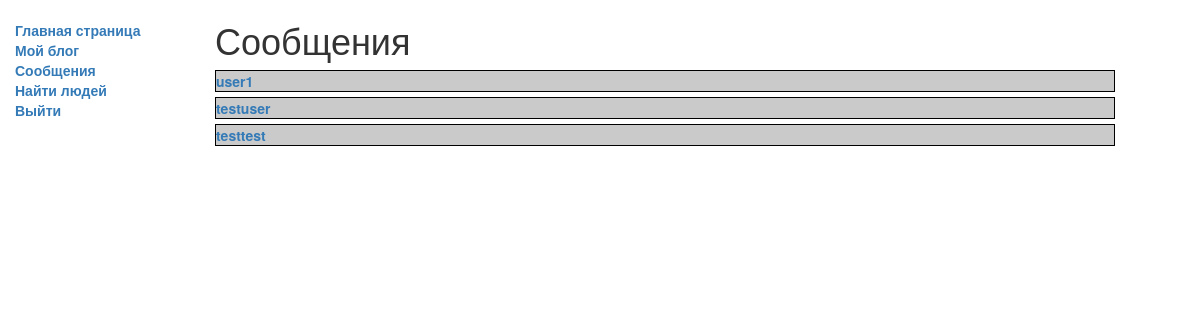
The page /chat/ (signed in) on the database as committed earlier.
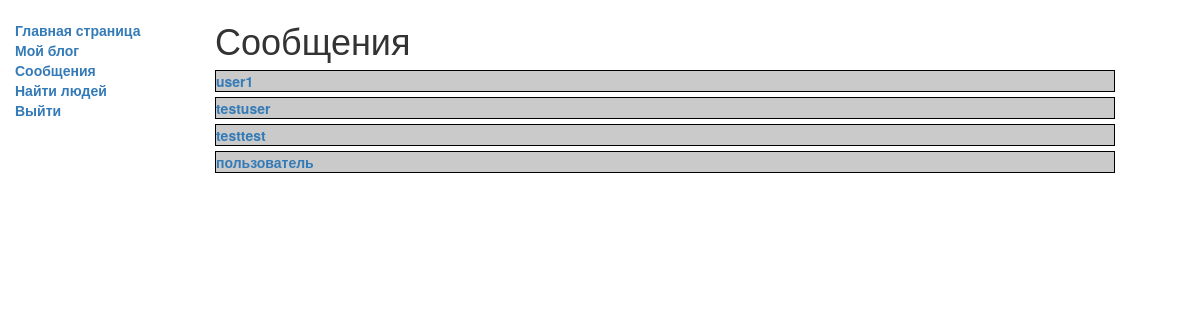
The same page on the database as committed later.
### blog_chat/models.py (models this page shows, shortened)
class Chat(models.Model):
    user1 = models.ForeignKey(
        CustomUser, on_delete=models.CASCADE, related_name='user1')
    user2 = models.ForeignKey(
        CustomUser, on_delete=models.CASCADE, related_name='user2')

### blog/models.py (models this page shows)
class CustomUser(AbstractUser):
    username = models.CharField(max_length=32, unique=True, help_text='Никнейм')
    email = models.EmailField(max_length=32, help_text='Электронная почта')
    first_name = models.CharField(max_length=32, help_text='Имя')
    last_name = models.CharField(max_length=32, help_text='Фамилия')
    avatar = models.ImageField('profile avatar', null=True, upload_to=f'uploads/{username}/', help_text='Аватар')
    def __str__(self) -> str:
        return f'{self.username}'

### blog_chat/views.py (the view)
# urls.py: path('', views.ChatListView.as_view(), name='index'),
class ChatListView(ListView):
    model = models.Chat
    context_object_name = 'chat_list'
    template_name = 'chat/index.html'

### blog_chat/templates/chat/index.html
{% extends "base_generic.html" %}
{% block content %}
    <h1>Сообщения</h1>
    {% for chat in chat_list %}
    {% if user.username == chat.user1.username or user.username == chat.user2.username %}
        <div class="message_block">
            {% if user.username != chat.user1.username %}
                <strong><a href="{% url 'room' chat.id %}">{{chat.user1}}</a></strong>
            {% else %}
                <strong><a href="{% url 'room' chat.id %}">{{chat.user2}}</a></strong>
            {% endif %}
        </div>
    {% endif %}
    {% endfor %}
{% endblock %}

Rows that differ between the two databases and show on the page:
added Chat: user2 "пользователь"
